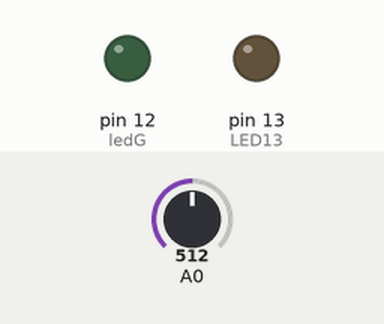
Bench run of a sketch on a simulated Arduino Uno, built with avr-gcc and run on an emulated ATmega328P. On the bench: output pins drawn as LEDs (lit = HIGH). The test bench sets the inputs (shaded band); at power-on: A0 = 512. What the sketch prints to the serial monitor is not drawn.

Above: at 1.2 s.
1.3 s: A0 set to 784
2.8 s: A0 set to 812
At 3.4 s:
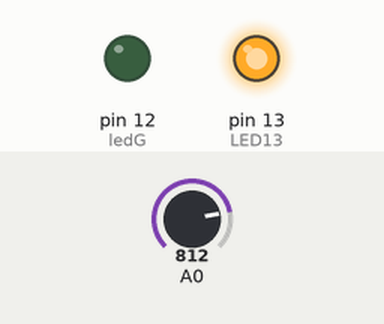
At 16.3 s:
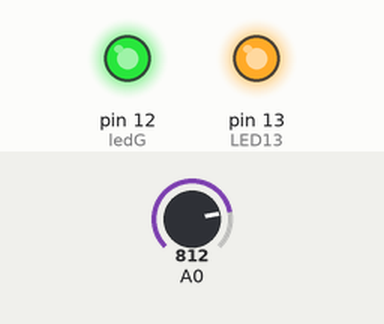
Timing chart, 0 to 33.5 s (numbered marks = the images above; inputs shaded):
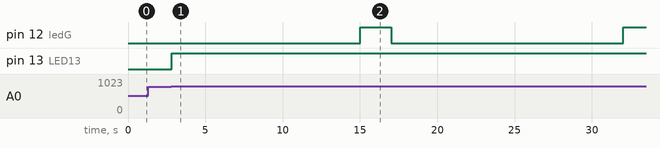

Measured:
- the behaviour switches between 800 and 801 on A0 (found by bisection; images 0 and 1)
- after the input at 1.3 s, every drawn part: stays the same
- after the input at 2.8 s, pin 13 (LED13): LOW → HIGH at once

The sketch:

Pulse.ino
```cpp
#include"elapsedMillis.h"

elapsedMillis timeElapsed;
int interval = 15000;
int prev = 0;
int LED13 = 13;
int Signal = 0;
int Cutoff = 800;
int count = 0;
int flag = 1;
int ledG = 12;
int ledR = 13;

int calcMax()
{
  delay(10000);
  for(int i=0;i<250;i++)
  {
    Signal = analogRead(0);
    if(Signal>count)
    count=Signal;
    delay(20);
  }
  Cutoff = .7*count;
  count=0;
}

void setup() {
  // put your setup code here, to run once:
  pinMode(ledG,OUTPUT);
  pinMode(ledR,OUTPUT);
  //pinMode(13,OUTPUT);
  Serial.begin(9600);
  //calcMax();
}

void loop() {
  flag=1;
  // put your main code here, to run repeatedly:
  Signal = analogRead(0);
  //Serial.println(Signal);
  if(Signal > Cutoff && prev < Cutoff)
  {
    digitalWrite(LED13,HIGH);
    count++;
  }
  if(timeElapsed > interval)
  {
    checkError(count*4);
    if(flag==0)
      Serial.println(count*4);
      count = 0;
      timeElapsed = 0;


  }
  prev = Signal;;
  delay(15);
}
```

ledGlow.ino
```cpp
  void checkError(int c)
  {
    if(c>85&&flag==1)//change limit
    {
    digitalWrite(ledR,HIGH);
    delay(2000);
    digitalWrite(ledR,LOW);
    }
  else
    {
    digitalWrite(ledG,HIGH);
    delay(2000);
    digitalWrite(ledG,LOW);
    flag=0;
    }
  }
```
